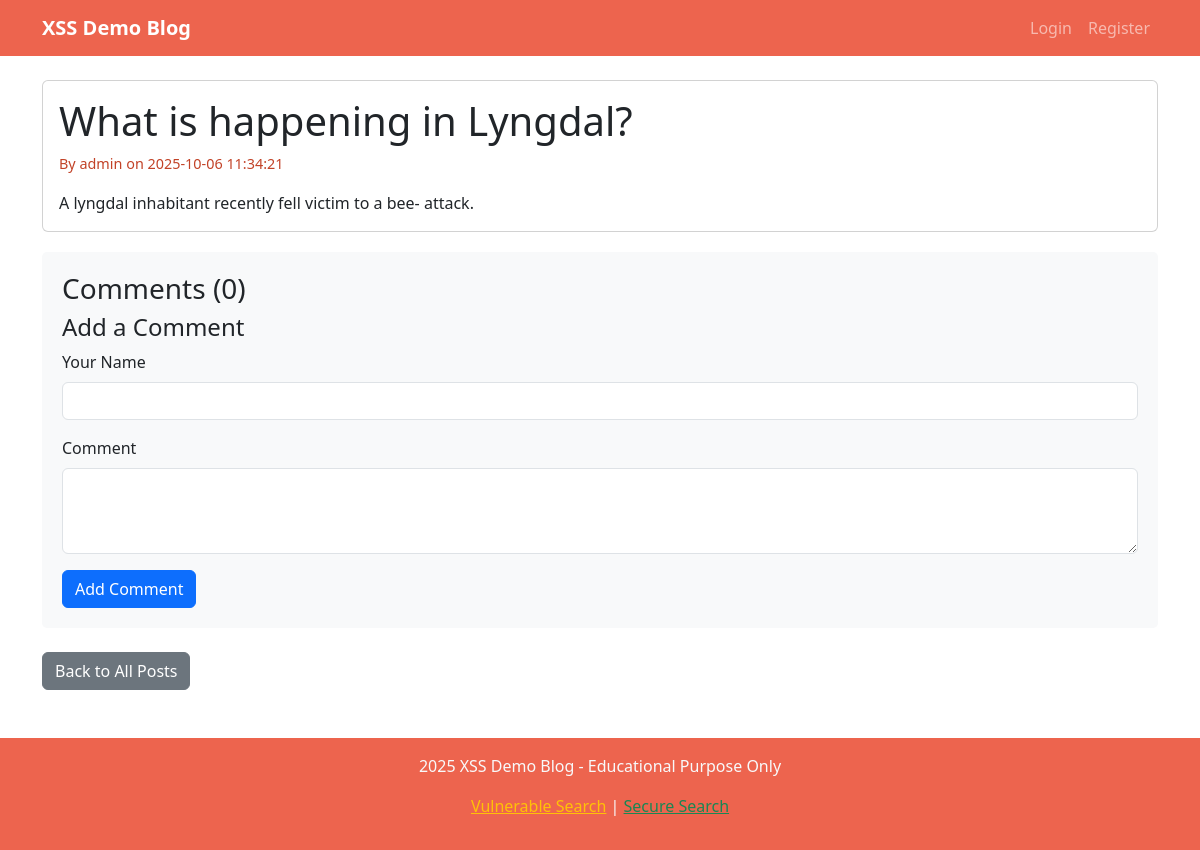
The app's page /post/4 with its own data.
### tables this page shows
CREATE TABLE posts
                 (id INTEGER PRIMARY KEY AUTOINCREMENT,
                  title TEXT NOT NULL,
                  content TEXT NOT NULL,
                  author_id INTEGER,
                  created_at TIMESTAMP DEFAULT CURRENT_TIMESTAMP,
                  FOREIGN KEY (author_id) REFERENCES users (id));

CREATE TABLE users
                 (id INTEGER PRIMARY KEY AUTOINCREMENT,
                  username TEXT UNIQUE NOT NULL,
                  password_hash TEXT NOT NULL,
                  email TEXT NOT NULL,
                  created_at TIMESTAMP DEFAULT CURRENT_TIMESTAMP, totp_secret TEXT, totp_enabled INTEGER DEFAULT 0, oauth_provider TEXT, oauth_id TEXT, account_locked INTEGER DEFAULT 0, lock_until TIMESTAMP, last_login TIMESTAMP);

### app.py (the view)
@app.route('/post/<int:post_id>')
def view_post(post_id):
    conn = get_db_connection()
    post = conn.execute('''
        SELECT p.*, u.username
        FROM posts p JOIN users u ON p.author_id = u.id
        WHERE p.id=?
    ''', (post_id,)).fetchone()
    if not post:
        flash('Post not found!')
        return redirect(url_for('index'))
    comments = conn.execute('SELECT * FROM comments WHERE post_id=? ORDER BY created_at ASC',
                            (post_id,)).fetchall()
    conn.close()
    return render_template('post.html', post=post, comments=comments)

### app.py (called while the page is built)
@app.context_processor
def inject_flags():
    return {"GITHUB_READY": GITHUB_READY}

def get_db_connection():
    conn = sqlite3.connect('blog.db')
    conn.row_factory = sqlite3.Row
    return conn

### templates/post.html (shortened to what this page needs)
{% extends "base.html" %}
{% block content %}
<div class="row">
    <div class="col-md-12">
        <article class="card">
            <div class="card-body">
                <h1 class="card-title">{{ post.title }}</h1>
                <p class="post-meta">By {{ post.username }} on {{ post.created_at }}</p>
                <div class="card-text">
                    {{ post.content|replace('\n', '<br>')|safe }}
                </div>
            </div>
        </article>
        <div class="comment-section">
            <h3>Comments ({{ comments|length }})</h3>
            <h4>Add a Comment</h4>
            <form method="POST" action="{{ url_for('add_comment', post_id=post.id) }}">
                <div class="mb-3">
                    <label for="author_name" class="form-label">Your Name</label>
                    <input type="text" class="form-control" id="author_name" name="author_name" required>
                </div>
                <div class="mb-3">
                    <label for="content" class="form-label">Comment</label>
                    <textarea class="form-control" id="content" name="content" rows="3" required></textarea>
                </div>
                <button type="submit" class="btn btn-primary">Add Comment</button>
            </form>
        </div>
        <div class="mt-4">
            <a href="{{ url_for('index') }}" class="btn btn-secondary">Back to All Posts</a>
        </div>
    </div>
</div>
{% endblock %}

### templates/base.html (style rules this page uses)
.post-meta { color: #C24227; font-size: 0.9em; }
.comment-section { background-color: #f8f9fa; padding: 20px; border-radius: 5px; margin-top: 20px; }

### records on screen
posts: title "What is happening in Lyngdal?", created_at "2025-10-06 11:34:21", content "A lyngdal inhabitant recently fell victim to a bee- attack."
users: username "admin"

### other values on screen
{{ comments|length }} "0"
